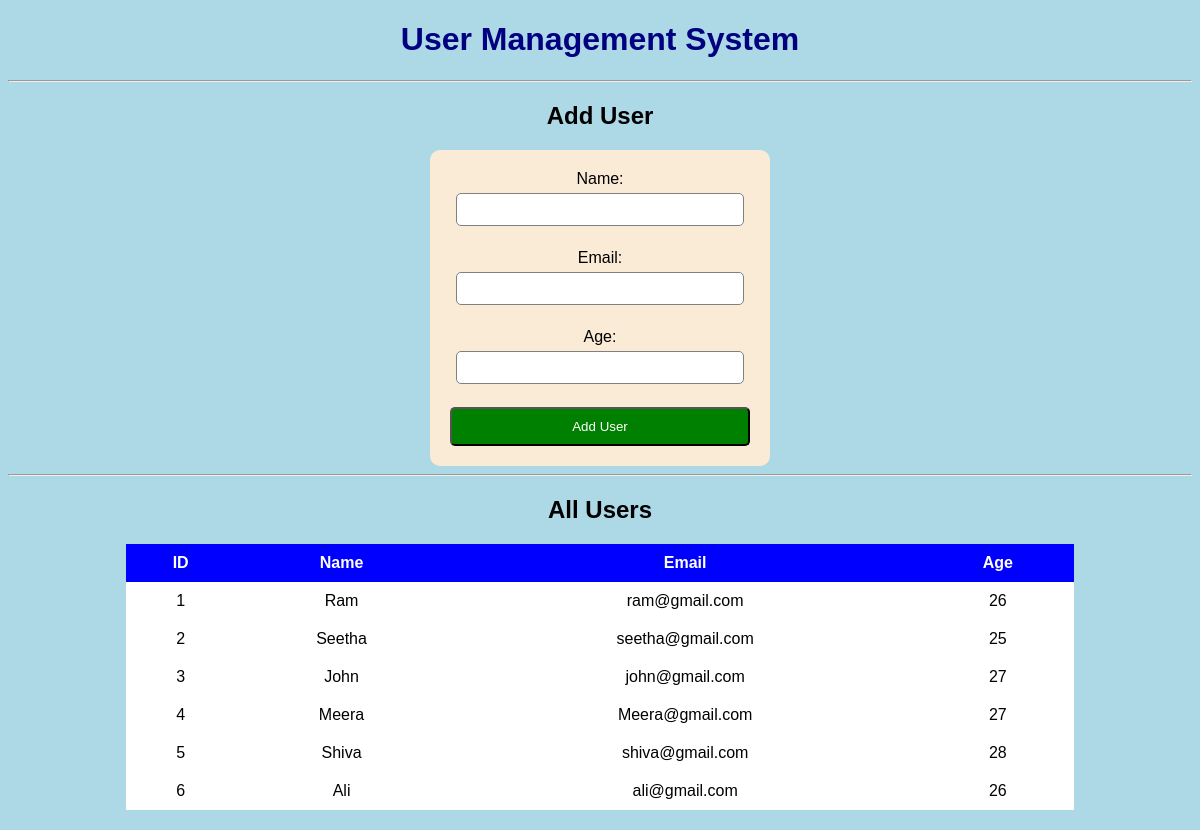
The page / on the database its author committed.
### tables this page shows
CREATE TABLE users(
                   id INTEGER PRIMARY KEY AUTOINCREMENT,
                   name TEXT,
                   email TEXT,
                   age INTEGER);

### app.py (the view)
@app.route('/')
def home():
    conn=sqlite3.connect('database.db')
    cursor=conn.cursor()
    cursor.execute("SELECT * FROM users")
    users=cursor.fetchall()
    conn.close()
    return render_template('index.html',users=users)

### templates/index.html
<!DOCTYPE html>
<html>
    <head>
        <link rel="stylesheet"
        href="{{url_for('static',filename='style.css')}}"
    </head>
    <body>
        <h1>User Management System</h1>
        <hr>
        <h2>Add User</h2>
        <form method="POST" action="/add">
            <label>Name:</label><br>
            <input type="text" name="name"><br><br>
            <label>Email:</label><br>
            <input type="email" name="email"><br><br>
            <label>Age:</label><br>
            <input type="number" name="age"><br><br>
            <button type="submit">Add User</button>
        </form>
        <hr>
        <h2>All Users</h2>
        <table boarder="1">
            <tr>
                <th>ID</th>
                <th>Name</th>
                <th>Email</th>
                <th>Age</th>
            </tr>
            {% for user in users %}
            <tr>
                <td>{{user[0]}}</td>
                <td>{{user[1]}}</td>
                <td>{{user[2]}}</td>
                <td>{{user[3]}}</td>
            </tr>
            {% endfor %}
        </table>
    </body>
</html>

### static/style.css (style rules this page uses)
body { font-family: Arial, sans-serif; background-color: lightblue; text-align: center; }
h1 { color: navy; }
h2 { color: black; }
form { background-color: antiquewhite; padding: 20px; width: 300px; margin: auto; border-radius: 10px; }
input { width: 90%; padding: 8px; margin: 5px; border: 1px solid gray; border-radius: 5px; }
button { background-color: green; color: white; padding: 10px; border-radius: 5px; width: 100%; }
table { margin: 20px auto; border-collapse: collapse; width: 80%; background-color: white; }
th { background-color: blue; color: white; padding: 10px; }
td { padding:10px; border: 1px solidgray; }

### rows shown on the page
users: id "1", name "Ram", email "ram@gmail.com", age "26"
users: id "2", name "Seetha", email "seetha@gmail.com", age "25"
users: id "3", name "John", email "john@gmail.com", age "27"
users: id "4", name "Meera", email "Meera@gmail.com", age "27"
users: id "5", name "Shiva", email "shiva@gmail.com", age "28"
users: id "6", name "Ali", email "ali@gmail.com", age "26"
